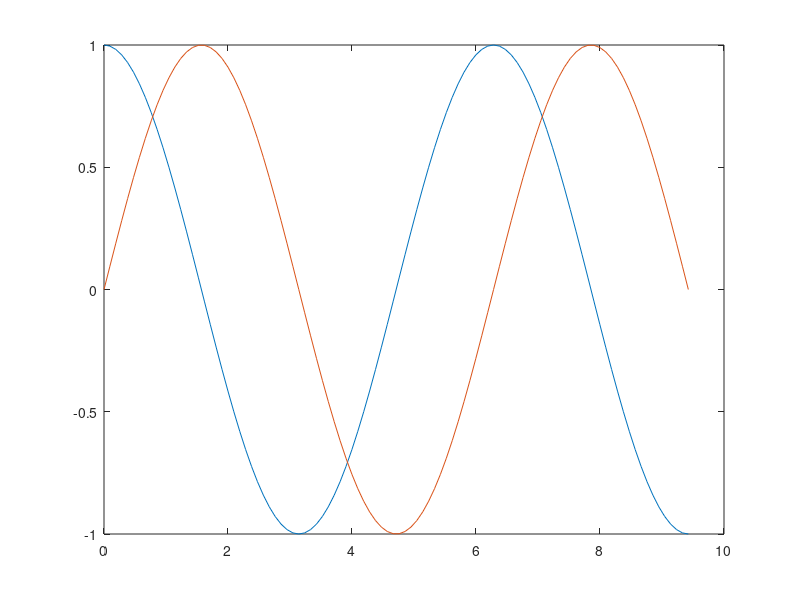

MATLAB code for this plot:
% c = linspace(0 , 3*pi);
% y1 = cos(c);
% y2 = sin(c);
% %plot(c, y1 , c , y2);
% plot(c,y1 ,'ro-', c , y2, 'm*--');
% xlabel('values of c')
% ylabel('values of y')

c = linspace(0 , 3*pi);
y1 = cos(c);
y2 = sin(c);
plot(c, y1 ,  'r', 'linewidth' ,2)
%hold on
plot(c, y2 ,  'r', 'linewidth' ,2)
plot(c, y1 , c , y2);